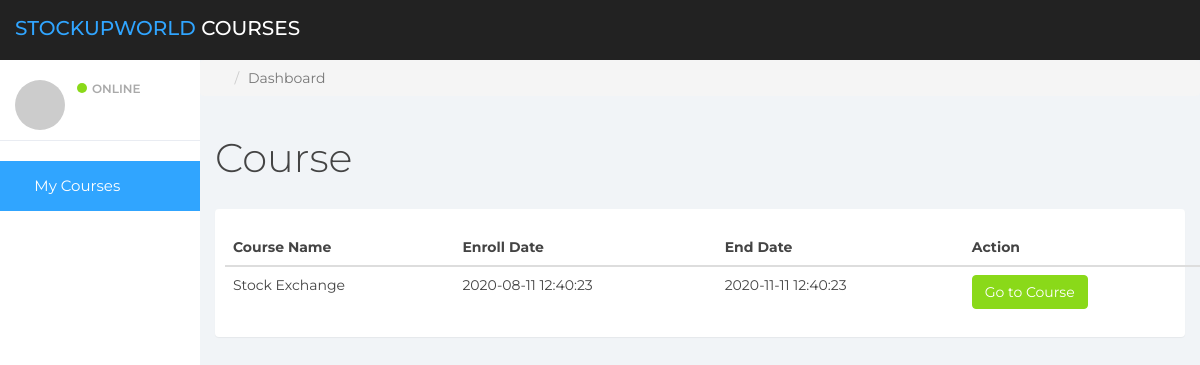
The page /my_course.php on the database its author committed.
### tables this page shows
CREATE TABLE `courses` (
  `id` int(11) NOT NULL,
  `course_name` varchar(255) NOT NULL,
  `enroll_date` datetime NOT NULL,
  `end_date` datetime NOT NULL,
  `status` tinyint(4) NOT NULL
);

### my_course.php (the view, shortened to what this page needs)
<?php
include('css/sidebarMyCourse.php');
?>
	<div class="col-sm-9 col-sm-offset-3 col-lg-10 col-lg-offset-2 main">
		<div class="row">
			<ol class="breadcrumb">
				<li><a href="index.php">
					<em class="fa fa-home"></em>
				</a></li>
				<li class="active">Dashboard</li>
			</ol>
		</div>
		<div class="row">
			<div class="col-lg-12">
				<h1 class="page-header">Course</h1>
			</div>
		</div>
		<div class="panel panel-container">
			<div class="row" style="padding-left:25px;">
				<table class="table" id="dataTable" width="100%" cellspacing="0">
		      <thead>
		        <tr>
							<th>Course Name</th>
							<th>Enroll Date</th>
							<th>End Date</th>
							<th>Action</th>
		        </tr>
		      </thead>
							<?php
							 $connection = mysqli_connect("localhost","root","","db_elearning");
							 $query = "SELECT course_name,enroll_date,end_date FROM courses";
							 $query_run = mysqli_query($connection, $query);
              ?>
    <tbody >
      <?php
      if(mysqli_num_rows($query_run)>0)
      {
        while($row = mysqli_fetch_assoc($query_run))
        {
					?>
					<tr>
						<td > <?php echo $row['course_name']; ?></td>
						<td> <?php echo $row['enroll_date']; ?></td>
						<td> <?php echo $row['end_date']; ?></td>
						<td>
								<form action="register_edit.php" method="post">
										<button type="submit" name="edit_btn" class="btn btn-success">Go to Course</button>
								</form>
						</td>
        <?php
			   }
      }
			else{
					echo 'No Record found';
				}
				?>
    </tbody>
  	</table>
	</div>
		</div>
</body>
</html>

### css/course/styles.css (style rules this page uses)
body { background: #f1f4f7; padding-top: 60px; font-size: 14px; color: #444444; font-family: "Montserrat", "Helvetica Neue", Helvetica, Arial, sans-serif; }
a, a:hover, a:focus { color: #30a5ff; }
h1, h2, h3, h4, h5, h6 { color: #444444; }
h1 { font-weight: 300; font-size: 40px; }
.btn-success, .btn-success:hover, .btn-success:focus, .btn-success:active, .btn-success.active, .open > .dropdown-toggle.btn-success, .btn-success.disabled, .btn-success[disabled], fieldset[disabled] .btn-success, .btn-success.disabled:hover, .btn-success[disabled]:hover, fieldset[disabled] .btn-success:hover, .btn-success.disabled:focus, .btn-success[disabled]:focus, fieldset[disabled] .btn-success:focus, .btn-success.disabled:active, .btn-success[disabled]:active, fieldset[disabled] .btn-success:active, .btn-success.disabled.active, .btn-success[disabled].active, fieldset[disabled] .btn-success.active { background-color: #8ad919; border-color: #8ad919; }
.panel { border: 0; }
.panel-container { padding-top: 20px; }
h1.page-header { margin-top: 20px; border-bottom: 0; }

### rows shown on the page
courses: course_name "Stock Exchange", enroll_date "2020-08-11 12:40:23", end_date "2020-11-11 12:40:23"
